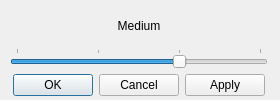
<?xml version="1.0" encoding="UTF-8"?>
<ui version="4.0">
 <class>hddProtectionWidget</class>
 <widget class="QWidget" name="hddProtectionWidget">
  <property name="geometry">
   <rect>
    <x>0</x>
    <y>0</y>
    <width>280</width>
    <height>100</height>
   </rect>
  </property>
  <property name="windowTitle">
   <string>HDD Protection Level</string>
  </property>
  <property name="windowIcon">
   <iconset theme="drive-harddisk">
    <normaloff/>
   </iconset>
  </property>
  <widget class="QWidget" name="layoutWidget">
   <property name="geometry">
    <rect>
     <x>10</x>
     <y>10</y>
     <width>258</width>
     <height>86</height>
    </rect>
   </property>
   <layout class="QVBoxLayout" name="verticalLayout">
    <item>
     <widget class="QLabel" name="levelLabel">
      <property name="text">
       <string>Medium</string>
      </property>
      <property name="alignment">
       <set>Qt::AlignCenter</set>
      </property>
     </widget>
    </item>
    <item>
     <widget class="QSlider" name="levelSlider">
      <property name="maximum">
       <number>3</number>
      </property>
      <property name="pageStep">
       <number>1</number>
      </property>
      <property name="sliderPosition">
       <number>2</number>
      </property>
      <property name="orientation">
       <enum>Qt::Horizontal</enum>
      </property>
      <property name="tickPosition">
       <enum>QSlider::TicksAbove</enum>
      </property>
     </widget>
    </item>
    <item>
     <widget class="QDialogButtonBox" name="buttonBox">
      <property name="orientation">
       <enum>Qt::Horizontal</enum>
      </property>
      <property name="standardButtons">
       <set>QDialogButtonBox::Apply|QDialogButtonBox::Cancel|QDialogButtonBox::Ok</set>
      </property>
      <property name="centerButtons">
       <bool>true</bool>
      </property>
     </widget>
    </item>
   </layout>
  </widget>
 </widget>
 <resources>
  <include location="Icons.qrc"/>
 </resources>
 <connections/>
</ui>
